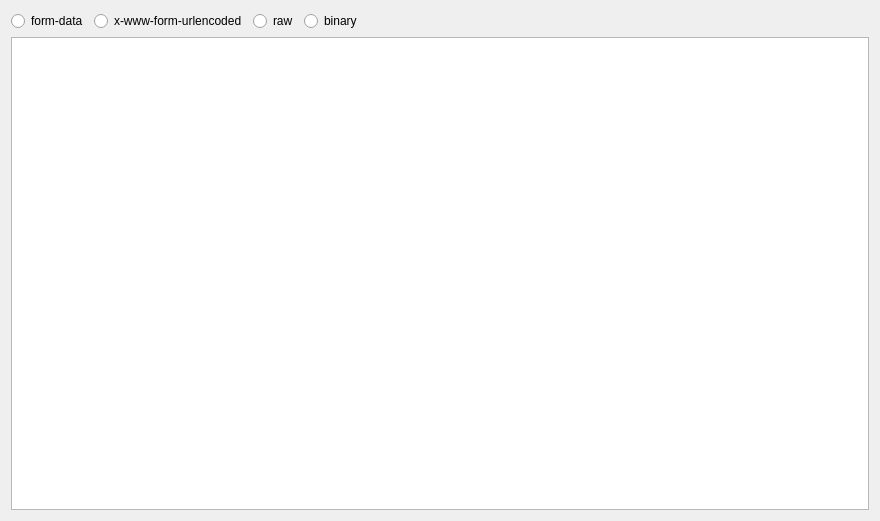
<?xml version="1.0" encoding="UTF-8"?>
<ui version="4.0">
 <class>RequestBodyForm</class>
 <widget class="QWidget" name="form">
  <property name="geometry">
   <rect>
    <x>0</x>
    <y>0</y>
    <width>880</width>
    <height>521</height>
   </rect>
  </property>
  <layout class="QVBoxLayout" name="verticalLayout">
   <item>
    <layout class="QHBoxLayout" name="horizontalLayout">
     <item>
      <widget class="QRadioButton" name="radioButton">
       <property name="text">
        <string>form-data</string>
       </property>
      </widget>
     </item>
     <item>
      <widget class="QRadioButton" name="radioButton_2">
       <property name="text">
        <string>x-www-form-urlencoded</string>
       </property>
      </widget>
     </item>
     <item>
      <widget class="QRadioButton" name="radioButton_3">
       <property name="text">
        <string>raw</string>
       </property>
      </widget>
     </item>
     <item>
      <widget class="QRadioButton" name="radioButton_4">
       <property name="text">
        <string>binary</string>
       </property>
      </widget>
     </item>
     <item>
      <spacer name="horizontalSpacer">
       <property name="orientation">
        <enum>Qt::Horizontal</enum>
       </property>
       <property name="sizeHint" stdset="0">
        <size>
         <width>148</width>
         <height>20</height>
        </size>
       </property>
      </spacer>
     </item>
    </layout>
   </item>
   <item>
    <widget class="QPlainTextEdit" name="plainTextEdit"/>
   </item>
  </layout>
 </widget>
 <resources/>
 <connections/>
</ui>
